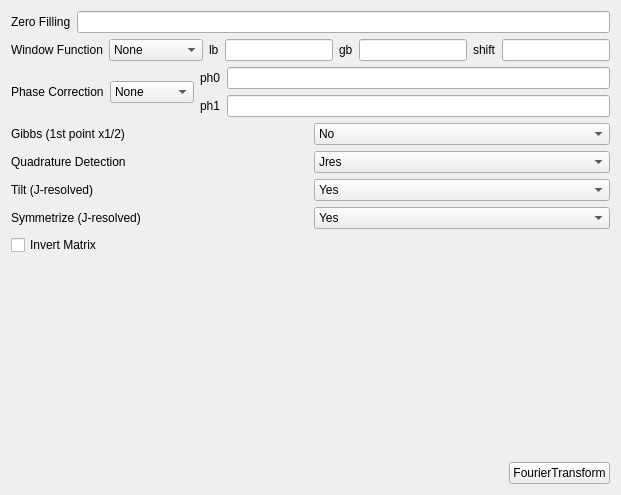
          <widget class="QWidget" name="dim2tab">
           <attribute name="title">
            <string>Dim2</string>
           </attribute>
           <layout class="QGridLayout" name="gridLayout_7">
            <item row="0" column="0">
             <layout class="QGridLayout" name="gridLayout_9">
              <item row="0" column="0">
               <layout class="QHBoxLayout" name="horizontalLayout_23">
                <item>
                 <widget class="QLabel" name="label_38">
                  <property name="text">
                   <string>Zero Filling</string>
                  </property>
                 </widget>
                </item>
                <item>
                 <widget class="QLineEdit" name="zeroFilling_2">
                  <property name="alignment">
                   <set>Qt::AlignRight|Qt::AlignTrailing|Qt::AlignVCenter</set>
                  </property>
                 </widget>
                </item>
               </layout>
              </item>
              <item row="1" column="0">
               <layout class="QHBoxLayout" name="horizontalLayout_24">
                <item>
                 <widget class="QLabel" name="label_39">
                  <property name="text">
                   <string>Window Function</string>
                  </property>
                 </widget>
                </item>
                <item>
                 <widget class="QComboBox" name="windowFunction_2">
                  <property name="sizePolicy">
                   <sizepolicy hsizetype="Preferred" vsizetype="Maximum">
                    <horstretch>0</horstretch>
                    <verstretch>0</verstretch>
                   </sizepolicy>
                  </property>
                  <item>
                   <property name="text">
                    <string>None</string>
                   </property>
                  </item>
                  <item>
                   <property name="text">
                    <string>Exponential</string>
                   </property>
                  </item>
                  <item>
                   <property name="text">
                    <string>Gaussian</string>
                   </property>
                  </item>
                  <item>
                   <property name="text">
                    <string>Sine</string>
                   </property>
                  </item>
                  <item>
                   <property name="text">
                    <string>QSine</string>
                   </property>
                  </item>
                  <item>
                   <property name="text">
                    <string>SEM</string>
                   </property>
                  </item>
                 </widget>
                </item>
                <item>
                 <widget class="QLabel" name="label_40">
                  <property name="text">
                   <string>lb</string>
                  </property>
                 </widget>
                </item>
                <item>
                 <widget class="QLineEdit" name="lb_2">
                  <property name="alignment">
                   <set>Qt::AlignRight|Qt::AlignTrailing|Qt::AlignVCenter</set>
                  </property>
                 </widget>
                </item>
                <item>
                 <widget class="QLabel" name="label_41">
                  <property name="text">
                   <string>gb</string>
                  </property>
                 </widget>
                </item>
                <item>
                 <widget class="QLineEdit" name="gb_2">
                  <property name="alignment">
                   <set>Qt::AlignRight|Qt::AlignTrailing|Qt::AlignVCenter</set>
                  </property>
                 </widget>
                </item>
                <item>
                 <widget class="QLabel" name="label_42">
                  <property name="text">
                   <string>shift</string>
                  </property>
                 </widget>
                </item>
                <item>
                 <widget class="QLineEdit" name="ssb_2">
                  <property name="alignment">
                   <set>Qt::AlignRight|Qt::AlignTrailing|Qt::AlignVCenter</set>
                  </property>
                 </widget>
                </item>
               </layout>
              </item>
              <item row="2" column="0">
               <layout class="QHBoxLayout" name="horizontalLayout_25">
                <item>
                 <widget class="QLabel" name="label_43">
                  <property name="text">
                   <string>Phase Correction</string>
                  </property>
                 </widget>
                </item>
                <item>
                 <widget class="QComboBox" name="phaseCorrection_2">
                  <property name="sizePolicy">
                   <sizepolicy hsizetype="Preferred" vsizetype="Maximum">
                    <horstretch>0</horstretch>
                    <verstretch>0</verstretch>
                   </sizepolicy>
                  </property>
                  <item>
                   <property name="text">
                    <string>None</string>
                   </property>
                  </item>
                  <item>
                   <property name="text">
                    <string>Manual</string>
                   </property>
                  </item>
                  <item>
                   <property name="text">
                    <string>Automatic</string>
                   </property>
                  </item>
                 </widget>
                </item>
                <item>
                 <layout class="QVBoxLayout" name="verticalLayout_5">
                  <item>
                   <layout class="QHBoxLayout" name="horizontalLayout_26">
                    <item>
                     <widget class="QLabel" name="label_44">
                      <property name="text">
                       <string>ph0</string>
                      </property>
                     </widget>
                    </item>
                    <item>
                     <widget class="QLineEdit" name="ph0_2">
                      <property name="alignment">
                       <set>Qt::AlignRight|Qt::AlignTrailing|Qt::AlignVCenter</set>
                      </property>
                     </widget>
                    </item>
                   </layout>
                  </item>
                  <item>
                   <layout class="QHBoxLayout" name="horizontalLayout_27">
                    <item>
                     <widget class="QLabel" name="label_45">
                      <property name="text">
                       <string>ph1</string>
                      </property>
                     </widget>
                    </item>
                    <item>
                     <widget class="QLineEdit" name="ph1_2">
                      <property name="alignment">
                       <set>Qt::AlignRight|Qt::AlignTrailing|Qt::AlignVCenter</set>
                      </property>
                     </widget>
                    </item>
                   </layout>
                  </item>
                 </layout>
                </item>
               </layout>
              </item>
              <item row="3" column="0">
               <layout class="QHBoxLayout" name="horizontalLayout_29">
                <item>
                 <widget class="QLabel" name="label_47">
                  <property name="text">
                   <string>Gibbs (1st point x1/2)</string>
                  </property>
                 </widget>
                </item>
                <item>
                 <widget class="QComboBox" name="gibbs_2">
                  <property name="sizePolicy">
                   <sizepolicy hsizetype="Preferred" vsizetype="Maximum">
                    <horstretch>0</horstretch>
                    <verstretch>0</verstretch>
                   </sizepolicy>
                  </property>
                  <item>
                   <property name="text">
                    <string>No</string>
                   </property>
                  </item>
                  <item>
                   <property name="text">
                    <string>Yes</string>
                   </property>
                  </item>
                 </widget>
                </item>
               </layout>
              </item>
             </layout>
            </item>
            <item row="1" column="0">
             <layout class="QHBoxLayout" name="horizontalLayout_50">
              <item>
               <widget class="QLabel" name="label_68">
                <property name="text">
                 <string>Quadrature Detection</string>
                </property>
               </widget>
              </item>
              <item>
               <widget class="QComboBox" name="quadratureDetection">
                <property name="sizePolicy">
                 <sizepolicy hsizetype="Preferred" vsizetype="Maximum">
                  <horstretch>0</horstretch>
                  <verstretch>0</verstretch>
                 </sizepolicy>
                </property>
                <item>
                 <property name="text">
                  <string>Jres</string>
                 </property>
                </item>
                <item>
                 <property name="text">
                  <string>QF</string>
                 </property>
                </item>
                <item>
                 <property name="text">
                  <string>TPPI</string>
                 </property>
                </item>
                <item>
                 <property name="text">
                  <string>States</string>
                 </property>
                </item>
                <item>
                 <property name="text">
                  <string>States-TPPI</string>
                 </property>
                </item>
                <item>
                 <property name="text">
                  <string>Echo/anti-Echo</string>
                 </property>
                </item>
               </widget>
              </item>
             </layout>
            </item>
            <item row="2" column="0">
             <layout class="QHBoxLayout" name="horizontalLayout_48">
              <item>
               <widget class="QLabel" name="label_66">
                <property name="text">
                 <string>Tilt (J-resolved)</string>
                </property>
               </widget>
              </item>
              <item>
               <widget class="QComboBox" name="tilt">
                <property name="sizePolicy">
                 <sizepolicy hsizetype="Preferred" vsizetype="Maximum">
                  <horstretch>0</horstretch>
                  <verstretch>0</verstretch>
                 </sizepolicy>
                </property>
                <item>
                 <property name="text">
                  <string>Yes</string>
                 </property>
                </item>
                <item>
                 <property name="text">
                  <string>No</string>
                 </property>
                </item>
               </widget>
              </item>
             </layout>
            </item>
            <item row="3" column="0">
             <layout class="QHBoxLayout" name="horizontalLayout_49">
              <item>
               <widget class="QLabel" name="label_67">
                <property name="text">
                 <string>Symmetrize (J-resolved)</string>
                </property>
               </widget>
              </item>
              <item>
               <widget class="QComboBox" name="symJ">
                <property name="sizePolicy">
                 <sizepolicy hsizetype="Preferred" vsizetype="Maximum">
                  <horstretch>0</horstretch>
                  <verstretch>0</verstretch>
                 </sizepolicy>
                </property>
                <item>
                 <property name="text">
                  <string>Yes</string>
                 </property>
                </item>
                <item>
                 <property name="text">
                  <string>No</string>
                 </property>
                </item>
               </widget>
              </item>
             </layout>
            </item>
            <item row="4" column="0">
             <layout class="QHBoxLayout" name="horizontalLayout_54">
              <item>
               <widget class="QCheckBox" name="invertMatrix_2">
                <property name="text">
                 <string>Invert Matrix</string>
                </property>
               </widget>
              </item>
              <item>
               <spacer name="horizontalSpacer_40">
                <property name="orientation">
                 <enum>Qt::Horizontal</enum>
                </property>
                <property name="sizeHint" stdset="0">
                 <size>
                  <width>40</width>
                  <height>20</height>
                 </size>
                </property>
               </spacer>
              </item>
             </layout>
            </item>
            <item row="5" column="0">
             <spacer name="verticalSpacer_2">
              <property name="orientation">
               <enum>Qt::Vertical</enum>
              </property>
              <property name="sizeHint" stdset="0">
               <size>
                <width>20</width>
                <height>201</height>
               </size>
              </property>
             </spacer>
            </item>
            <item row="6" column="0">
             <layout class="QHBoxLayout" name="horizontalLayout_34">
              <item>
               <spacer name="horizontalSpacer_11">
                <property name="orientation">
                 <enum>Qt::Horizontal</enum>
                </property>
                <property name="sizeHint" stdset="0">
                 <size>
                  <width>40</width>
                  <height>20</height>
                 </size>
                </property>
               </spacer>
              </item>
              <item>
               <widget class="QPushButton" name="fourierTransformButton_2">
                <property name="text">
                 <string>FourierTransform</string>
                </property>
               </widget>
              </item>
             </layout>
            </item>
           </layout>
          </widget>
